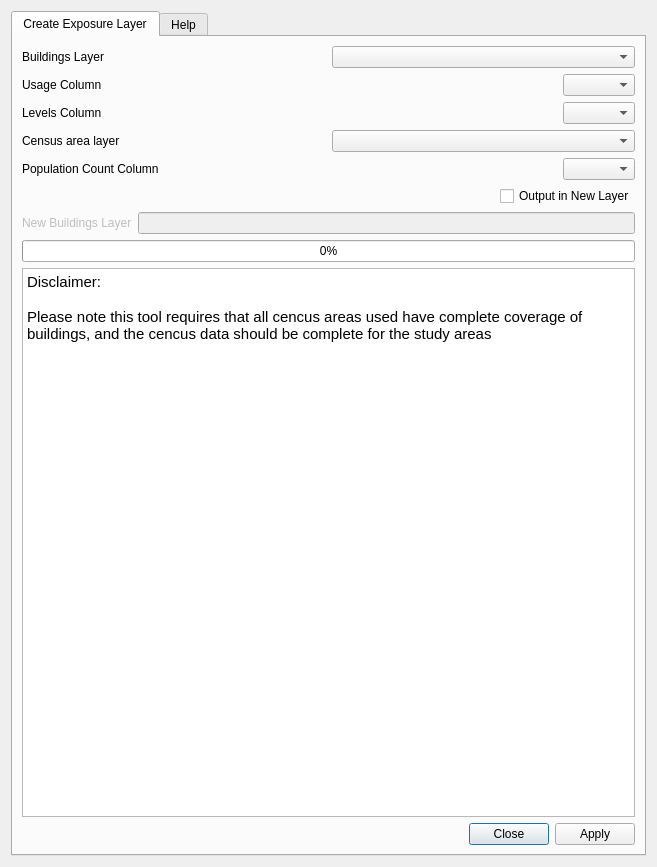
<?xml version="1.0" encoding="UTF-8"?>
<ui version="4.0">
 <class>PeopleInBuildingsDialog</class>
 <widget class="QDialog" name="PeopleInBuildingsDialog">
  <property name="geometry">
   <rect>
    <x>0</x>
    <y>0</y>
    <width>657</width>
    <height>867</height>
   </rect>
  </property>
  <property name="sizePolicy">
   <sizepolicy hsizetype="Maximum" vsizetype="Preferred">
    <horstretch>0</horstretch>
    <verstretch>0</verstretch>
   </sizepolicy>
  </property>
  <property name="windowTitle">
   <string>People in buildings</string>
  </property>
  <layout class="QGridLayout" name="gridLayout">
   <item row="0" column="0">
    <widget class="QTabWidget" name="tabWidget">
     <property name="sizePolicy">
      <sizepolicy hsizetype="MinimumExpanding" vsizetype="MinimumExpanding">
       <horstretch>0</horstretch>
       <verstretch>0</verstretch>
      </sizepolicy>
     </property>
     <property name="currentIndex">
      <number>0</number>
     </property>
     <widget class="QWidget" name="people_in_buildings_tab">
      <property name="sizePolicy">
       <sizepolicy hsizetype="MinimumExpanding" vsizetype="MinimumExpanding">
        <horstretch>0</horstretch>
        <verstretch>0</verstretch>
       </sizepolicy>
      </property>
      <attribute name="title">
       <string>Create Exposure Layer</string>
      </attribute>
      <layout class="QGridLayout" name="gridLayout_3">
       <item row="0" column="0">
        <layout class="QVBoxLayout" name="verticalLayout_2">
         <item>
          <layout class="QHBoxLayout" name="horizontalLayout_8">
           <item>
            <widget class="QLabel" name="label">
             <property name="text">
              <string>Buildings Layer</string>
             </property>
            </widget>
           </item>
           <item>
            <widget class="QComboBox" name="buildingLayerComboBox"/>
           </item>
          </layout>
         </item>
         <item>
          <layout class="QHBoxLayout" name="horizontalLayout_5">
           <item>
            <widget class="QLabel" name="label_3">
             <property name="text">
              <string>Usage Column</string>
             </property>
            </widget>
           </item>
           <item>
            <spacer name="horizontalSpacer">
             <property name="orientation">
              <enum>Qt::Horizontal</enum>
             </property>
             <property name="sizeHint" stdset="0">
              <size>
               <width>40</width>
               <height>20</height>
              </size>
             </property>
            </spacer>
           </item>
           <item>
            <widget class="QComboBox" name="usageColumnComboBox"/>
           </item>
          </layout>
         </item>
         <item>
          <layout class="QHBoxLayout" name="horizontalLayout_4">
           <property name="sizeConstraint">
            <enum>QLayout::SetNoConstraint</enum>
           </property>
           <item>
            <widget class="QLabel" name="label_5">
             <property name="text">
              <string>Levels Column</string>
             </property>
            </widget>
           </item>
           <item>
            <spacer name="horizontalSpacer_2">
             <property name="orientation">
              <enum>Qt::Horizontal</enum>
             </property>
             <property name="sizeHint" stdset="0">
              <size>
               <width>40</width>
               <height>20</height>
              </size>
             </property>
            </spacer>
           </item>
           <item>
            <widget class="QComboBox" name="levelsColumnComboBox"/>
           </item>
          </layout>
         </item>
         <item>
          <layout class="QHBoxLayout" name="horizontalLayout_2">
           <item>
            <widget class="QLabel" name="label_2">
             <property name="text">
              <string>Census area layer</string>
             </property>
            </widget>
           </item>
           <item>
            <widget class="QComboBox" name="censusLayerComboBox"/>
           </item>
          </layout>
         </item>
         <item>
          <layout class="QHBoxLayout" name="horizontalLayout_3">
           <item>
            <widget class="QLabel" name="label_4">
             <property name="text">
              <string>Population Count Column</string>
             </property>
            </widget>
           </item>
           <item>
            <spacer name="horizontalSpacer_3">
             <property name="orientation">
              <enum>Qt::Horizontal</enum>
             </property>
             <property name="sizeHint" stdset="0">
              <size>
               <width>40</width>
               <height>20</height>
              </size>
             </property>
            </spacer>
           </item>
           <item>
            <widget class="QComboBox" name="populationCountComboBox"/>
           </item>
          </layout>
         </item>
         <item>
          <layout class="QHBoxLayout" name="horizontalLayout_7">
           <property name="sizeConstraint">
            <enum>QLayout::SetNoConstraint</enum>
           </property>
           <item>
            <spacer name="horizontalSpacer_4">
             <property name="orientation">
              <enum>Qt::Horizontal</enum>
             </property>
             <property name="sizeHint" stdset="0">
              <size>
               <width>40</width>
               <height>20</height>
              </size>
             </property>
            </spacer>
           </item>
           <item>
            <widget class="QCheckBox" name="newLayerCheckBox">
             <property name="enabled">
              <bool>true</bool>
             </property>
             <property name="sizePolicy">
              <sizepolicy hsizetype="Minimum" vsizetype="Fixed">
               <horstretch>0</horstretch>
               <verstretch>0</verstretch>
              </sizepolicy>
             </property>
             <property name="text">
              <string>Output in New Layer</string>
             </property>
             <property name="tristate">
              <bool>false</bool>
             </property>
            </widget>
           </item>
          </layout>
         </item>
         <item>
          <layout class="QHBoxLayout" name="horizontalLayout_6">
           <item>
            <widget class="QLabel" name="newLayerLabel">
             <property name="enabled">
              <bool>false</bool>
             </property>
             <property name="text">
              <string>New Buildings Layer</string>
             </property>
            </widget>
           </item>
           <item>
            <widget class="QLineEdit" name="newLayerLineEdit">
             <property name="enabled">
              <bool>false</bool>
             </property>
            </widget>
           </item>
          </layout>
         </item>
         <item>
          <widget class="QProgressBar" name="progressBar">
           <property name="enabled">
            <bool>true</bool>
           </property>
           <property name="value">
            <number>0</number>
           </property>
           <property name="textVisible">
            <bool>true</bool>
           </property>
          </widget>
         </item>
         <item>
          <widget class="QTextBrowser" name="textBrowser">
           <property name="enabled">
            <bool>true</bool>
           </property>
           <property name="html">
            <string>&lt;!DOCTYPE HTML PUBLIC &quot;-//W3C//DTD HTML 4.0//EN&quot; &quot;http://www.w3.org/TR/REC-html40/strict.dtd&quot;&gt;
&lt;html&gt;&lt;head&gt;&lt;meta name=&quot;qrichtext&quot; content=&quot;1&quot; /&gt;&lt;style type=&quot;text/css&quot;&gt;
p, li { white-space: pre-wrap; }
&lt;/style&gt;&lt;/head&gt;&lt;body style=&quot; font-family:'Cantarell'; font-size:11pt; font-weight:400; font-style:normal;&quot;&gt;
&lt;p style=&quot; margin-top:0px; margin-bottom:0px; margin-left:0px; margin-right:0px; -qt-block-indent:0; text-indent:0px;&quot;&gt;&lt;span style=&quot; font-family:'Ubuntu';&quot;&gt;Disclaimer:&lt;/span&gt;&lt;/p&gt;
&lt;p style=&quot; margin-top:0px; margin-bottom:0px; margin-left:0px; margin-right:0px; -qt-block-indent:0; text-indent:0px;&quot;&gt;&lt;span style=&quot; font-family:'Ubuntu';&quot;&gt;&lt;br /&gt;Please note this tool requires that all cencus areas used have complete coverage of buildings, and the cencus data should be complete for the study areas&lt;/span&gt;&lt;/p&gt;
&lt;p style=&quot;-qt-paragraph-type:empty; margin-top:0px; margin-bottom:0px; margin-left:0px; margin-right:0px; -qt-block-indent:0; text-indent:0px; font-family:'Ubuntu';&quot;&gt;&lt;br /&gt;&lt;/p&gt;&lt;/body&gt;&lt;/html&gt;</string>
           </property>
          </widget>
         </item>
         <item>
          <widget class="QDialogButtonBox" name="buttonBox">
           <property name="orientation">
            <enum>Qt::Horizontal</enum>
           </property>
           <property name="standardButtons">
            <set>QDialogButtonBox::Apply|QDialogButtonBox::Close</set>
           </property>
          </widget>
         </item>
        </layout>
       </item>
      </layout>
     </widget>
     <widget class="QWidget" name="help_tab">
      <attribute name="title">
       <string>Help</string>
      </attribute>
      <layout class="QGridLayout" name="gridLayout_2">
       <item row="0" column="0">
        <layout class="QVBoxLayout" name="verticalLayout">
         <item>
          <widget class="QTextBrowser" name="helpTextBrowser">
           <property name="enabled">
            <bool>true</bool>
           </property>
           <property name="html">
            <string>&lt;!DOCTYPE HTML PUBLIC &quot;-//W3C//DTD HTML 4.0//EN&quot; &quot;http://www.w3.org/TR/REC-html40/strict.dtd&quot;&gt;
&lt;html&gt;&lt;head&gt;&lt;meta name=&quot;qrichtext&quot; content=&quot;1&quot; /&gt;&lt;style type=&quot;text/css&quot;&gt;
p, li { white-space: pre-wrap; }
&lt;/style&gt;&lt;/head&gt;&lt;body style=&quot; font-family:'Cantarell'; font-size:11pt; font-weight:400; font-style:normal;&quot;&gt;
&lt;p style=&quot; margin-top:0px; margin-bottom:0px; margin-left:0px; margin-right:0px; -qt-block-indent:0; text-indent:0px;&quot;&gt;&lt;span style=&quot; text-decoration: underline;&quot;&gt;Summary&lt;/span&gt;&lt;/p&gt;
&lt;p style=&quot; margin-top:0px; margin-bottom:0px; margin-left:0px; margin-right:0px; -qt-block-indent:0; text-indent:0px;&quot;&gt;This tool assists in the creation of a new exposure layer; People in Buildings. &lt;/p&gt;
&lt;p style=&quot;-qt-paragraph-type:empty; margin-top:0px; margin-bottom:0px; margin-left:0px; margin-right:0px; -qt-block-indent:0; text-indent:0px;&quot;&gt;&lt;br /&gt;&lt;/p&gt;
&lt;p style=&quot; margin-top:0px; margin-bottom:0px; margin-left:0px; margin-right:0px; -qt-block-indent:0; text-indent:0px;&quot;&gt;&lt;span style=&quot; text-decoration: underline;&quot;&gt;How the tool is used&lt;/span&gt;&lt;/p&gt;
&lt;p style=&quot; margin-top:0px; margin-bottom:0px; margin-left:0px; margin-right:0px; -qt-block-indent:0; text-indent:0px;&quot;&gt;1) A buildings layer and a census layer should be loaded in QGIS.&lt;/p&gt;
&lt;p style=&quot;-qt-paragraph-type:empty; margin-top:0px; margin-bottom:0px; margin-left:0px; margin-right:0px; -qt-block-indent:0; text-indent:0px;&quot;&gt;&lt;br /&gt;&lt;/p&gt;
&lt;p style=&quot; margin-top:0px; margin-bottom:0px; margin-left:0px; margin-right:0px; -qt-block-indent:0; text-indent:0px;&quot;&gt;2) The buildings layer is selected. &lt;/p&gt;
&lt;p style=&quot; margin-top:0px; margin-bottom:0px; margin-left:0px; margin-right:0px; -qt-block-indent:0; text-indent:0px;&quot;&gt;a) This layer should have a attribute describing the usage or type. The usage of usage of type &amp;quot;Residential&amp;quot; or &amp;quot;House&amp;quot; are considered to have people. &lt;/p&gt;
&lt;p style=&quot; margin-top:0px; margin-bottom:0px; margin-left:0px; margin-right:0px; -qt-block-indent:0; text-indent:0px;&quot;&gt;b) The buildings layer should also contain an attribute with the number of residential levels. In the case where this is not given 1 level is assumed.&lt;/p&gt;
&lt;p style=&quot;-qt-paragraph-type:empty; margin-top:0px; margin-bottom:0px; margin-left:0px; margin-right:0px; -qt-block-indent:0; text-indent:0px;&quot;&gt;&lt;br /&gt;&lt;/p&gt;
&lt;p style=&quot; margin-top:0px; margin-bottom:0px; margin-left:0px; margin-right:0px; -qt-block-indent:0; text-indent:0px;&quot;&gt;3) The people in buildings is either output to the current buildings layer or a new layer.&lt;/p&gt;
&lt;p style=&quot;-qt-paragraph-type:empty; margin-top:0px; margin-bottom:0px; margin-left:0px; margin-right:0px; -qt-block-indent:0; text-indent:0px;&quot;&gt;&lt;br /&gt;&lt;/p&gt;
&lt;p style=&quot; margin-top:0px; margin-bottom:0px; margin-left:0px; margin-right:0px; -qt-block-indent:0; text-indent:0px;&quot;&gt;4) The output layer will have two additional attributes: People_Rnd and People_Dec. The People_Rnd is the amount to be used as a reference for the number of people estimated to reside in the residential building. The People_Dec is only for Impact Function use.&lt;/p&gt;&lt;/body&gt;&lt;/html&gt;</string>
           </property>
          </widget>
         </item>
         <item>
          <widget class="QDialogButtonBox" name="buttonBox_1">
           <property name="orientation">
            <enum>Qt::Horizontal</enum>
           </property>
           <property name="standardButtons">
            <set>QDialogButtonBox::Close</set>
           </property>
          </widget>
         </item>
        </layout>
       </item>
      </layout>
     </widget>
    </widget>
   </item>
  </layout>
 </widget>
 <resources/>
 <connections>
  <connection>
   <sender>buttonBox</sender>
   <signal>rejected()</signal>
   <receiver>PeopleInBuildingsDialog</receiver>
   <slot>close()</slot>
   <hints>
    <hint type="sourcelabel">
     <x>328</x>
     <y>820</y>
    </hint>
    <hint type="destinationlabel">
     <x>328</x>
     <y>433</y>
    </hint>
   </hints>
  </connection>
  <connection>
   <sender>buttonBox_1</sender>
   <signal>rejected()</signal>
   <receiver>PeopleInBuildingsDialog</receiver>
   <slot>close()</slot>
   <hints>
    <hint type="sourcelabel">
     <x>70</x>
     <y>809</y>
    </hint>
    <hint type="destinationlabel">
     <x>328</x>
     <y>433</y>
    </hint>
   </hints>
  </connection>
  <connection>
   <sender>newLayerCheckBox</sender>
   <signal>toggled(bool)</signal>
   <receiver>newLayerLineEdit</receiver>
   <slot>setEnabled(bool)</slot>
   <hints>
    <hint type="sourcelabel">
     <x>484</x>
     <y>382</y>
    </hint>
    <hint type="destinationlabel">
     <x>464</x>
     <y>440</y>
    </hint>
   </hints>
  </connection>
  <connection>
   <sender>newLayerCheckBox</sender>
   <signal>toggled(bool)</signal>
   <receiver>newLayerLabel</receiver>
   <slot>setEnabled(bool)</slot>
   <hints>
    <hint type="sourcelabel">
     <x>484</x>
     <y>382</y>
    </hint>
    <hint type="destinationlabel">
     <x>154</x>
     <y>440</y>
    </hint>
   </hints>
  </connection>
 </connections>
</ui>
